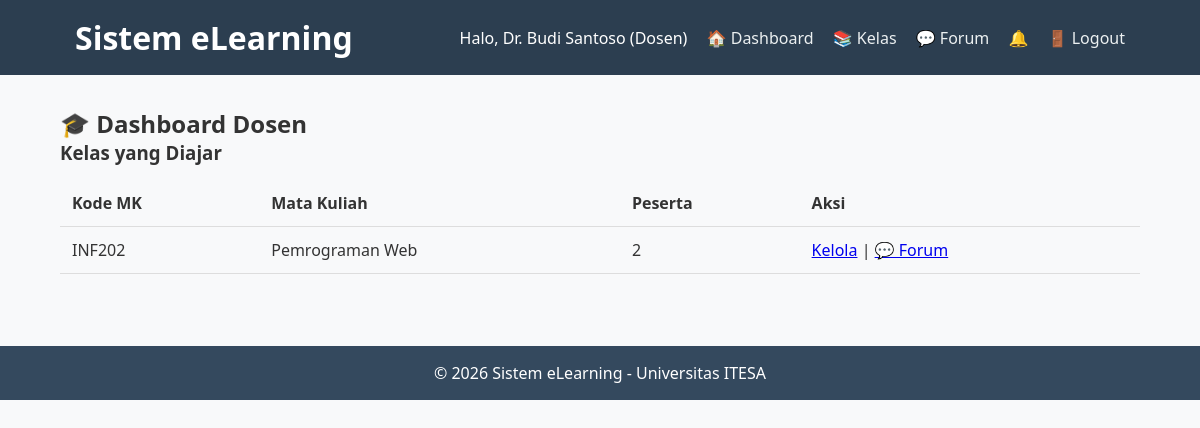
The page /dosen/dashboard.php (signed in) on the database its author committed.
### tables this page shows
CREATE TABLE `profiles` (
  `id_user` int(11) NOT NULL,
  `nim_nidn` varchar(20) DEFAULT NULL,
  `foto` varchar(255) DEFAULT NULL,
  `alamat` text DEFAULT NULL,
  `fakultas` varchar(100) DEFAULT NULL,
  `prodi` varchar(100) DEFAULT NULL
);

CREATE TABLE `users` (
  `id` int(11) NOT NULL,
  `username` varchar(50) NOT NULL,
  `password` varchar(255) NOT NULL,
  `nama_lengkap` varchar(100) NOT NULL,
  `email` varchar(100) NOT NULL,
  `role` enum('admin','dosen','mahasiswa') NOT NULL
);

CREATE TABLE `classes` (
  `id` int(11) NOT NULL,
  `id_course` int(11) NOT NULL,
  `id_dosen` int(11) NOT NULL,
  `tahun_akademik` year(4) NOT NULL,
  `semester` enum('Ganjil','Genap') NOT NULL
);

CREATE TABLE `courses` (
  `id` int(11) NOT NULL,
  `kode_mk` varchar(20) NOT NULL,
  `nama_mk` varchar(100) NOT NULL,
  `deskripsi` text DEFAULT NULL,
  `sks` tinyint(4) NOT NULL CHECK (`sks` between 1 and 6)
);

### includes/functions.php (called while the page is built, shortened)
<?php
if (!function_exists('get_user_info')) {
    function get_user_info($pdo, $user_id) {
        $stmt = $pdo->prepare("SELECT u.*, p.nim_nidn, p.foto FROM users u LEFT JOIN profiles p ON u.id = p.id_user WHERE u.id = ?");
        $stmt->execute([$user_id]);
        return $stmt->fetch(PDO::FETCH_ASSOC);
    }
}
?>

### dosen/dashboard.php (the view, shortened to what this page needs)
<?php
require_once '../includes/header.php';
$stmt = $pdo->prepare("
    SELECT c.id, co.nama_mk, co.kode_mk, COUNT(e.id_mahasiswa) AS peserta
    FROM classes c
    JOIN courses co ON c.id_course = co.id
    LEFT JOIN enrollments e ON c.id = e.id_class
    WHERE c.id_dosen = ?
    GROUP BY c.id
");
$stmt->execute([$_SESSION['user_id']]);
$classes = $stmt->fetchAll();
?>
<h2>🎓 Dashboard Dosen</h2>
<h3>Kelas yang Diajar</h3>
<?php if ($classes): ?>
    <table class="table">
        <thead>
            <tr><th>Kode MK</th><th>Mata Kuliah</th><th>Peserta</th><th>Aksi</th></tr>
        </thead>
        <tbody>
            <?php foreach ($classes as $c): ?>
            <tr>
                <td><?= htmlspecialchars($c['kode_mk']) ?></td>
                <td><?= htmlspecialchars($c['nama_mk']) ?></td>
                <td><?= $c['peserta'] ?? 0 ?></td>
                <td>
                    <a href="manage_class.php?id=<?= $c['id'] ?>">Kelola</a> |
                    <a href="forum/view_forum.php?id=<?= $c['id'] ?>">💬 Forum</a>
                </td>
            </tr>
            <?php endforeach; ?>
        </tbody>
    </table>
<?php else: ?>
    <p>Belum ada kelas yang Anda ampu.</p>
<?php endif; ?>
<?php include '../includes/footer.php'; ?>

### includes/header.php (shortened to what this page needs)
<?php
require_once __DIR__ . '/auth.php';
$user = get_user_info($pdo, $_SESSION['user_id']);
$notif_count = 0;
if (is_logged_in()) {
    $stmt = $pdo->prepare("SELECT COUNT(*) FROM notifications WHERE id_user = ? AND is_read = 0");
    $stmt->execute([$_SESSION['user_id']]);
    $notif_count = $stmt->fetchColumn();
}
?>
<!DOCTYPE html>
<html lang="id">
<head>
    <link rel="stylesheet" href="/elearning/assets/css/style.css">
</head>
<body>
    <header>
        <div class="container">
            <h1>Sistem eLearning</h1>
            <nav>
                <span>Halo, <?= htmlspecialchars($user['nama_lengkap']) ?> (<?= ucfirst($user['role']) ?>)</span>
                <?php if ($_SESSION['role'] === 'dosen'): ?>
                    <a href="/elearning/dosen/dashboard.php">🏠 Dashboard</a>
                    <a href="/elearning/dosen/manage_class.php?id=1">📚 Kelas</a>
                    <a href="/elearning/dosen/forum/view_forum.php?id=1">💬 Forum</a>
                <?php endif; ?>
                <?php if ($notif_count > 0): ?>
                    <a href="/elearning/notifications.php" style="color:red;">🔔 (<?= $notif_count ?>)</a>
                <?php else: ?>
                    <a href="/elearning/notifications.php">🔔</a>
                <?php endif; ?>
                <a href="/elearning/logout.php">🚪 Logout</a>
            </nav>
        </div>
    </header>
    <div class="container main-content">

### assets/css/style.css (style rules this page uses)
* { margin: 0; padding: 0; box-sizing: border-box; }
body { font-family: 'Segoe UI', Tahoma, Geneva, Verdana, sans-serif; background: #f8f9fa; color: #333; }
.container { width: 90%; max-width: 1200px; margin: 0 auto; padding: 0 15px; }
header { background: #2c3e50; color: white; padding: 1rem 0; }
header .container { display: flex; justify-content: space-between; align-items: center; }
header nav a { color: #ecf0f1; text-decoration: none; margin-left: 15px; }
.main-content { padding: 2rem 0; }
.table { width: 100%; border-collapse: collapse; margin-top: 15px; }
.table th, .table td { padding: 12px; text-align: left; border-bottom: 1px solid #ddd; }

### rows shown on the page
profiles: id_user.nama_lengkap "Dr. Budi Santoso", id_user.role "Dosen"
classes: id_course.kode_mk "INF202", id_course.nama_mk "Pemrograman Web", peserta "2"
